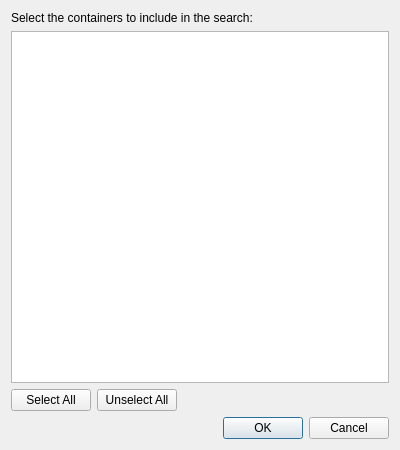
<?xml version="1.0" encoding="UTF-8"?>
<ui version="4.0">
 <class>ContainerSelectionDialog</class>
 <widget class="QDialog" name="ContainerSelectionDialog">
  <property name="geometry">
   <rect>
    <x>0</x>
    <y>0</y>
    <width>400</width>
    <height>450</height>
   </rect>
  </property>
  <property name="windowTitle">
   <string>Select Containers</string>
  </property>
  <property name="modal">
   <bool>true</bool>
  </property>
  <layout class="QVBoxLayout" name="verticalLayout">
   <item>
    <widget class="QLabel" name="infoLabel">
     <property name="text">
      <string>Select the containers to include in the search:</string>
     </property>
    </widget>
   </item>
   <item>
    <widget class="QListWidget" name="containerList"/>
   </item>
   <item>
    <layout class="QHBoxLayout" name="selectionButtonsLayout">
     <item>
      <widget class="QPushButton" name="selectAllButton">
       <property name="text">
        <string>Select All</string>
       </property>
      </widget>
     </item>
     <item>
      <widget class="QPushButton" name="unselectAllButton">
       <property name="text">
        <string>Unselect All</string>
       </property>
      </widget>
     </item>
     <item>
      <spacer name="selectionSpacer">
       <property name="orientation">
        <enum>Qt::Orientation::Horizontal</enum>
       </property>
       <property name="sizeHint" stdset="0">
        <size>
         <width>40</width>
         <height>20</height>
        </size>
       </property>
      </spacer>
     </item>
    </layout>
   </item>
   <item>
    <widget class="QDialogButtonBox" name="buttonBox">
     <property name="orientation">
      <enum>Qt::Orientation::Horizontal</enum>
     </property>
     <property name="standardButtons">
      <set>QDialogButtonBox::StandardButton::Cancel|QDialogButtonBox::StandardButton::Ok</set>
     </property>
    </widget>
   </item>
  </layout>
 </widget>
 <resources/>
 <connections>
  <connection>
   <sender>buttonBox</sender>
   <signal>accepted()</signal>
   <receiver>ContainerSelectionDialog</receiver>
   <slot>accept()</slot>
   <hints>
    <hint type="sourcelabel">
     <x>248</x>
     <y>420</y>
    </hint>
    <hint type="destinationlabel">
     <x>157</x>
     <y>440</y>
    </hint>
   </hints>
  </connection>
  <connection>
   <sender>buttonBox</sender>
   <signal>rejected()</signal>
   <receiver>ContainerSelectionDialog</receiver>
   <slot>reject()</slot>
   <hints>
    <hint type="sourcelabel">
     <x>316</x>
     <y>420</y>
    </hint>
    <hint type="destinationlabel">
     <x>286</x>
     <y>440</y>
    </hint>
   </hints>
  </connection>
 </connections>
</ui>
